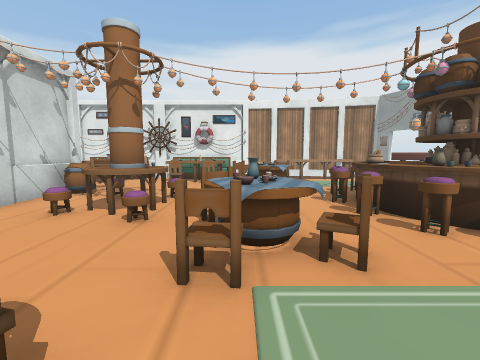
[1] (above)

16 first-person views from a walk through a Unity game level. The camera is 1.3 m above the floor, tilts 6° down and sees 90° across. Doors are open. The floor is counted in squares, 1 m on a side. Each view is taken from the middle of a square. On the plan, view 1 faces up. The plan holds only what a view shows up to about 12 squares ahead; the rest is blank. The place goes on beyond the plan. Some surface patterns are stand-ins.

[2]
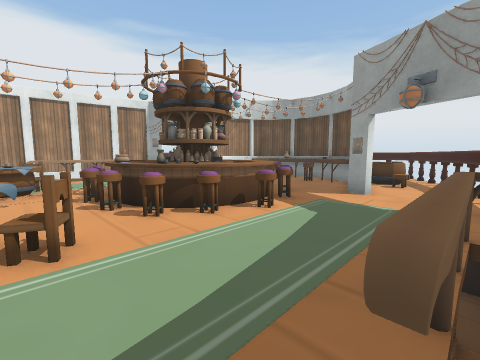

[3]
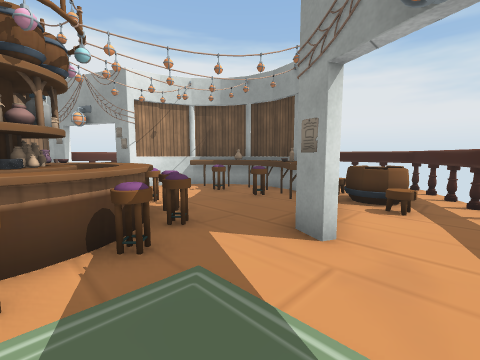

[4]
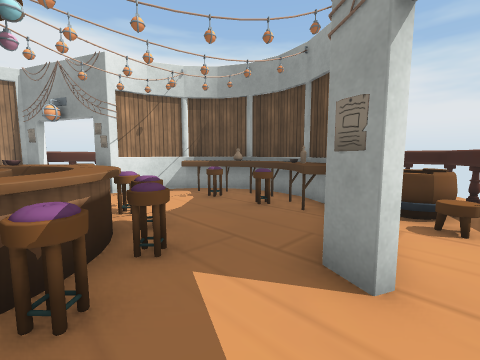

[5]
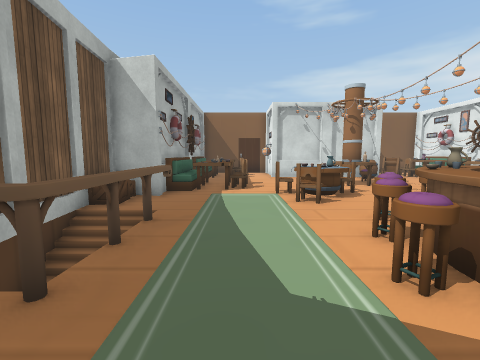

[6]
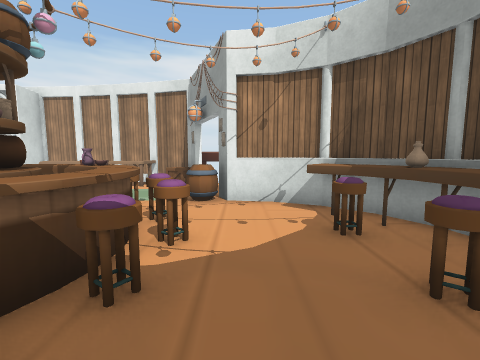

[7]
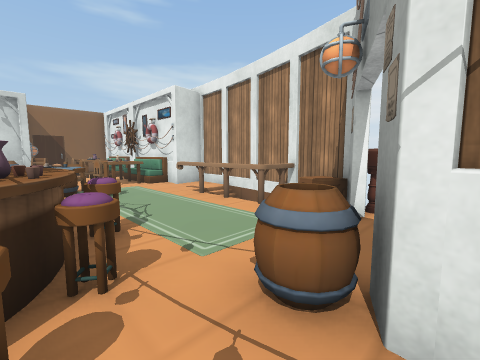

[8]
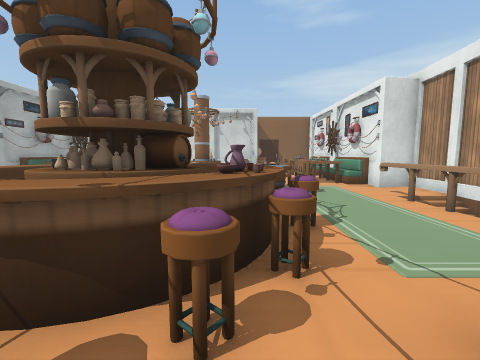

[9]
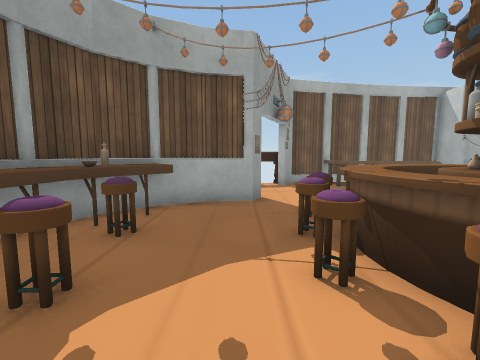

[10]
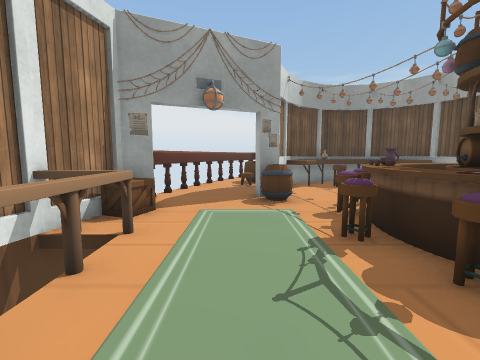

[11]
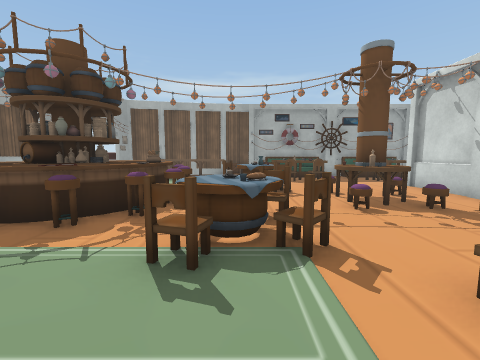

[12]
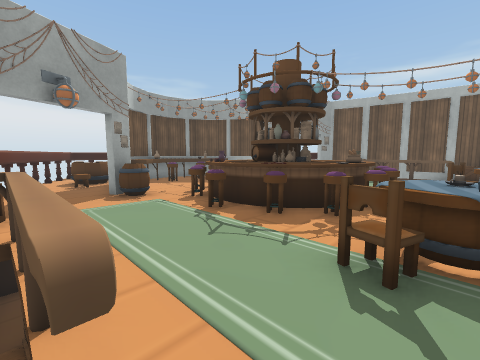

[13]
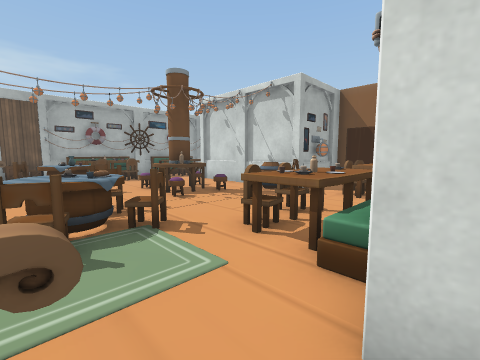

[14]
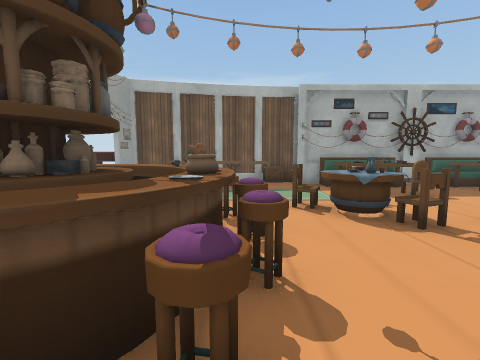

[15]
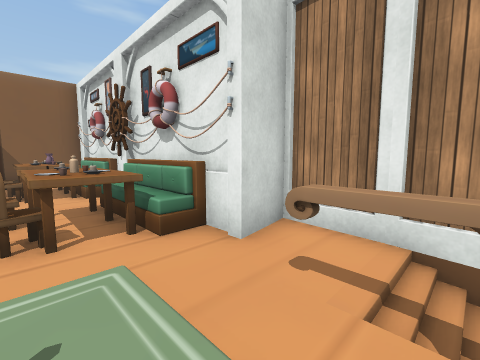

[16]
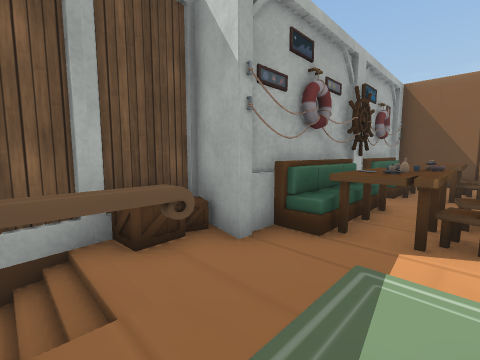

### Floor plan
Key: @ floor where view 1 was taken; # wall or solid block; . floor; / step, stairs or slope; D open door; = window, fence, low wall or low ledge; ^ raised ledge; O other object.
Columns run from 3 left of view 1 to 15 right of it. Each row starts with its distance up from view 1.
 15    #######
 14 ####../ /### #
 13 OOO..=#=##OOD#  #
 12 OOO........DD...###
 11 OOO. ..    .D....=#
 10  ..OOO......O###^
  9  ..=O^.O.OO....##
  8  ..O^=OO^^OOO..^##
  7 #O....O^OOO^O..OO#
  6 O^....O#OOO^O...^^
  5 ^OOO .O^OOO^O..OO#
  4  .=O^.O^^^^O...^O#
  3  .=OO..OOOO...###=
  2  ..OO.......###.^^
  1 OOO.  .   ..D...==#
  0 OOO@.......DD...###
 -1 OOO..=####.DD   #
 -2 ####OO# ####
 -3    #O##

Positions as (right, up) in squares from view 1, and headings:
1: (0, 0), facing up
2: (1, -1), facing up-right
3: (6, 0), facing up-right
4: (7, 1), facing up-right
5: (8, 1), facing left
6: (10, 3), facing up
7: (10, 8), facing up-left
8: (10, 8), facing left
9: (10, 9), facing down
10: (2, 11), facing right
11: (1, 13), facing down
12: (1, 13), facing down-right
13: (2, 14), facing down-left
14: (3, 9), facing down
15: (3, 11), facing up-left
16: (3, 1), facing down-left
